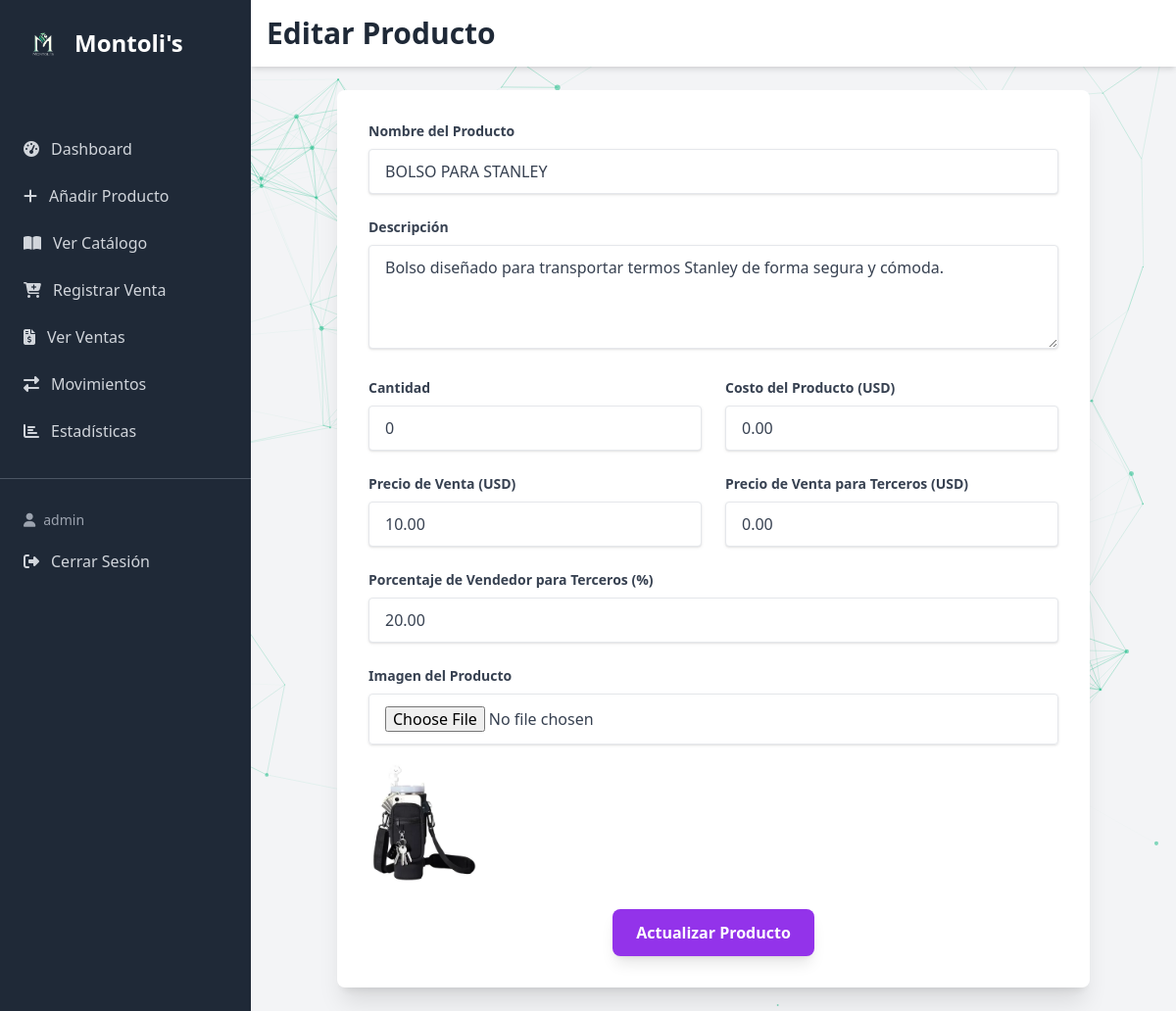
The app's page /edit_product.php?id=62 (signed in) with its own data.
### tables this page shows
CREATE TABLE IF NOT EXISTS `products` (
  `id` int(11) NOT NULL AUTO_INCREMENT,
  `name` varchar(128) NOT NULL,
  `description` text NOT NULL,
  `quantity` int(11) NOT NULL DEFAULT 0,
  `product_cost` decimal(10,2) NOT NULL DEFAULT 0.00,
  `sale_price` decimal(10,2) NOT NULL DEFAULT 0.00,
  `third_party_sale_price` decimal(10,2) NOT NULL DEFAULT 0.00,
  `third_party_seller_percentage` decimal(5,2) NOT NULL DEFAULT 0.00,
  `image` varchar(512) DEFAULT NULL,
  PRIMARY KEY (`id`)
);

### objects/product.php (called while the page is built, shortened)
<?php
class Product {
    private $conn;
    private $table_name = "products";
    public $id;
    public function __construct($db) {
        $this->conn = $db;
    }
    function readOne(){
        $query = "SELECT name, description, quantity, product_cost, sale_price, third_party_sale_price, third_party_seller_percentage, image FROM " . $this->table_name . " WHERE id = ? LIMIT 0,1";
        $stmt = $this->conn->prepare( $query );
        $stmt->bindParam(1, $this->id);
        $stmt->execute();
        $row = $stmt->fetch(PDO::FETCH_ASSOC);
        $this->name = $row['name'];
        $this->description = $row['description'];
        $this->quantity = $row['quantity'];
        $this->product_cost = $row['product_cost'];
        $this->sale_price = $row['sale_price'];
        $this->third_party_sale_price = $row['third_party_sale_price'];
        $this->third_party_seller_percentage = $row['third_party_seller_percentage'];
        $this->image = $row['image'];
    }
}
?>

### edit_product.php (the view, shortened to what this page needs)
<!DOCTYPE html>
<html lang="es">
<head>
    <script src="https://cdn.tailwindcss.com"></script>
    <link rel="stylesheet" href="https://cdnjs.cloudflare.com/ajax/libs/font-awesome/6.4.0/css/all.min.css">
</head>
<body class="bg-gray-100 font-sans">
    <div id="particles-js"></div>
    <?php
    include_once 'objects/product.php';
    $database = new Database();
    $db = $database->getConnection();
    $product = new Product($db);
    $id = isset($_GET['id']) ? $_GET['id'] : die('ERROR: missing ID.');
    $product->id = $id;
    $product->readOne();
    ?>
    <div class="flex">
        <div id="sidebar" class="bg-gray-800 text-white w-64 min-h-screen fixed top-0 left-0 transform -translate-x-full md:translate-x-0 transition-transform duration-300 ease-in-out z-30">
            <div class="p-6 text-2xl font-bold flex items-center">
                <img src="images/logo.png" alt="Montoli's Logo" class="h-10 mr-3"> Montoli's
            </div>
            <nav class="mt-10">
                <a href="dashboard.php" class="flex items-center py-3 px-6 text-gray-300 hover:bg-gray-700 transition-colors duration-200">
                    <i class="fas fa-tachometer-alt mr-3"></i> Dashboard
                </a>
                <a href="add_product.php" class="flex items-center py-3 px-6 text-gray-300 hover:bg-gray-700 transition-colors duration-200">
                    <i class="fas fa-plus mr-3"></i> Añadir Producto
                </a>
                <a href="catalog.php" target="_blank" class="flex items-center py-3 px-6 text-gray-300 hover:bg-gray-700 transition-colors duration-200">
                    <i class="fas fa-book-open mr-3"></i> Ver Catálogo
                </a>
                <a href="add_sale.php" class="flex items-center py-3 px-6 text-gray-300 hover:bg-gray-700 transition-colors duration-200">
                    <i class="fas fa-cart-plus mr-3"></i> Registrar Venta
                </a>
                <a href="sales.php" class="flex items-center py-3 px-6 text-gray-300 hover:bg-gray-700 transition-colors duration-200">
                    <i class="fas fa-file-invoice-dollar mr-3"></i> Ver Ventas
                </a>
                <a href="inventory_movements.php" class="flex items-center py-3 px-6 text-gray-300 hover:bg-gray-700 transition-colors duration-200">
                    <i class="fas fa-exchange-alt mr-3"></i> Movimientos
                </a>
                <a href="statistics.php" class="flex items-center py-3 px-6 text-gray-300 hover:bg-gray-700 transition-colors duration-200">
                    <i class="fas fa-chart-bar mr-3"></i> Estadísticas
                </a>
                <div class="border-t border-gray-600 mt-6 pt-6">
                    <div class="px-6 py-2 text-gray-400 text-sm">
                        <i class="fas fa-user mr-2"></i><?php echo htmlspecialchars($_SESSION['username']); ?>
                    </div>
                    <a href="logout.php" class="flex items-center py-3 px-6 text-gray-300 hover:bg-red-600 transition-colors duration-200">
                        <i class="fas fa-sign-out-alt mr-3"></i> Cerrar Sesión
                    </a>
                </div>
            </nav>
        </div>
        <div id="content" class="flex-1 md:ml-64 transition-all duration-300 ease-in-out">
            <header class="bg-white shadow-md p-4 flex justify-between items-center">
                <h2 class="text-3xl font-bold text-gray-800">Editar Producto</h2>
            </header>
            <main class="p-6">
                <div class="max-w-3xl mx-auto">
                    <div class="bg-white rounded-lg shadow-xl p-8 form-container">
                        <form action="edit_product.php?id=<?php echo $id; ?>" method="post" enctype="multipart/form-data">
                            <div class="mb-6">
                                <label for="nombre" class="block text-gray-700 text-sm font-bold mb-2">Nombre del Producto</label>
                                <input type="text" class="shadow appearance-none border rounded w-full py-3 px-4 text-gray-700 leading-tight focus:outline-none focus:shadow-outline transition-all duration-200" id="nombre" name="nombre" value="<?php echo $product->name; ?>" required>
                            </div>
                            <div class="mb-6">
                                <label for="descripcion" class="block text-gray-700 text-sm font-bold mb-2">Descripción</label>
                                <textarea class="shadow appearance-none border rounded w-full py-3 px-4 text-gray-700 leading-tight focus:outline-none focus:shadow-outline transition-all duration-200" id="descripcion" name="descripcion" rows="4" required><?php echo $product->description; ?></textarea>
                            </div>
                            <div class="grid grid-cols-1 md:grid-cols-2 gap-6 mb-6">
                                <div>
                                    <label for="cantidad" class="block text-gray-700 text-sm font-bold mb-2">Cantidad</label>
                                    <input type="number" class="shadow appearance-none border rounded w-full py-3 px-4 text-gray-700 leading-tight focus:outline-none focus:shadow-outline transition-all duration-200" id="cantidad" name="cantidad" value="<?php echo $product->quantity; ?>" required>
                                </div>
                                <div>
                                    <label for="product_cost" class="block text-gray-700 text-sm font-bold mb-2">Costo del Producto (USD)</label>
                                    <input type="text" class="shadow appearance-none border rounded w-full py-3 px-4 text-gray-700 leading-tight focus:outline-none focus:shadow-outline transition-all duration-200" id="product_cost" name="product_cost" value="<?php echo $product->product_cost; ?>" required>
                                </div>
                            </div>
                            <div class="grid grid-cols-1 md:grid-cols-2 gap-6 mb-6">
                                <div>
                                    <label for="sale_price" class="block text-gray-700 text-sm font-bold mb-2">Precio de Venta (USD)</label>
                                    <input type="text" class="shadow appearance-none border rounded w-full py-3 px-4 text-gray-700 leading-tight focus:outline-none focus:shadow-outline transition-all duration-200" id="sale_price" name="sale_price" value="<?php echo $product->sale_price; ?>" required>
                                </div>
                                <div>
                                    <label for="third_party_sale_price" class="block text-gray-700 text-sm font-bold mb-2">Precio de Venta para Terceros (USD)</label>
                                    <input type="text" class="shadow appearance-none border rounded w-full py-3 px-4 text-gray-700 leading-tight focus:outline-none focus:shadow-outline transition-all duration-200" id="third_party_sale_price" name="third_party_sale_price" value="<?php echo $product->third_party_sale_price; ?>" required>
                                </div>
                            </div>
                             <div class="mb-6">
                                <label for="third_party_seller_percentage" class="block text-gray-700 text-sm font-bold mb-2">Porcentaje de Vendedor para Terceros (%)</label>
                                <input type="text" class="shadow appearance-none border rounded w-full py-3 px-4 text-gray-700 leading-tight focus:outline-none focus:shadow-outline transition-all duration-200" id="third_party_seller_percentage" name="third_party_seller_percentage" value="<?php echo $product->third_party_seller_percentage; ?>" required>
                            </div>
                            <div class="mb-6">
                                <label for="image" class="block text-gray-700 text-sm font-bold mb-2">Imagen del Producto</label>
                                <input type="file" class="shadow appearance-none border rounded w-full py-3 px-4 text-gray-700 leading-tight focus:outline-none focus:shadow-outline transition-all duration-200" id="image" name="image">
                                <?php if($product->image): ?>
                                    <img src="uploads/<?php echo $product->image; ?>" alt="<?php echo $product->name; ?>" class="mt-4 h-32">
                                <?php endif; ?>
                            </div>
                            <div class="flex items-center justify-center">
                                <button type="submit" class="bg-purple-600 hover:bg-purple-700 text-white font-bold py-3 px-6 rounded-lg shadow-lg transform hover:scale-105 transition-all duration-200">
                                    Actualizar Producto
                                </button>
                            </div>
                        </form>
                    </div>
                </div>
            </main>
        </div>
    </div>
</body>
</html>

### edit_product.php (style rules this page uses)
#particles-js { position: absolute; width: 100%; height: 100%; z-index: -1; }

### records on screen
products: nombre "BOLSO PARA STANLEY", descripcion "Bolso diseñado para transportar termos Stanley de forma segura y cómoda.", cantidad "0", product_cost "0.00", sale_price "10.00", third_party_sale_price "0.00", third_party_seller_percentage "20.00", image (picture)

### other values on screen
$_SESSION['username'] "admin"
